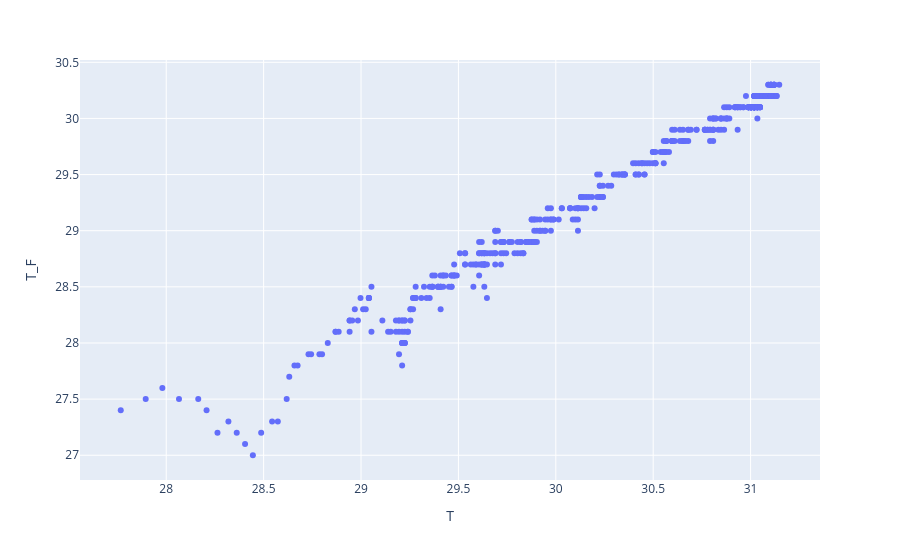

Write notebook code for a chart like this one.
### Markdown cell above
## T

### Code cell
fig = px.scatter(data, x=data["T"], y=data["T_F"])
fig.show()

### Figure 1 — Plotly figure (JSON) as saved in the notebook; plotly's stock layout.template omitted (floating-point values rounded to 4 significant figures; data arrays with more than 128 entries replaced by an {"elided": "..."} marker saying what was removed)
{"data": [{"hovertemplate": "T=%{x}<br>T_F=%{y}<extra></extra>", "legendgroup": "", "marker": {"color": "#636efa", "symbol": "circle"}, "mode": "markers", "name": "", "orientation": "v", "showlegend": false, "type": "scatter", "x": {"elided": "461 float values"}, "xaxis": "x", "y": {"elided": "461 float values"}, "yaxis": "y"}], "layout": {"legend": {"tracegroupgap": 0}, "margin": {"t": 60}, "xaxis": {"anchor": "y", "domain": [0, 1], "title": {"text": "T"}}, "yaxis": {"anchor": "x", "domain": [0, 1], "title": {"text": "T_F"}}}}
